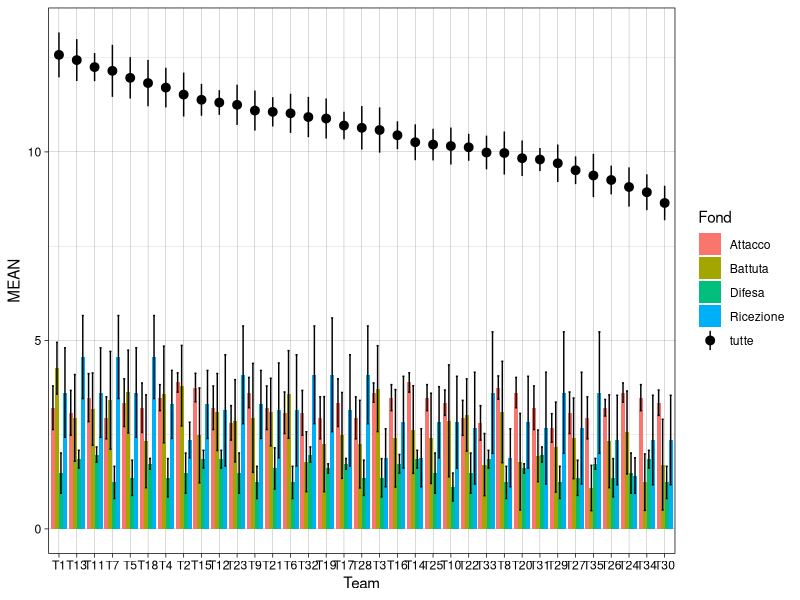

The R source for this figure: (Note: this script raises an error after producing the figure.)
library(gtools) # for combinations
library(tidyverse)

# Player data
players <- read_csv("data/fond_score_calculation.csv") |> 
  rename("Nome" = player_name,
         "Ricezione" = Reception_score,
         "Battuta" = Serve_score,
         "Attacco" = Attack_score,
         "Difesa" = Dig_score)

# Filter for the current match
players <- players |> 
  filter(grepl("Beretta|LaMonaca|Gillone|Chimineti|Panetto|Gerace|Budau|Fragonas|Celeste", Nome))

# Weights
weights <- c(Ricezione = 2, Battuta = 2, Attacco = 1.5, Difesa = 1.5)

# Apply weights
for (skill in names(weights)) {
  players[[skill]] <- players[[skill]] * weights[skill]
}

# Exclude SharonB and Adele for combination purposes
other_players <- players[!players$Nome %in% c("Sharon Beretta", "Margherita Panetto"), ] |> 
  mutate(players = row_number())

# Get all combinations of 4 players (since Isabella and Adele are fixed)
combinations_of_six <- combinations(nrow(other_players), 4)


tmp2 <- NULL
for(i in 1:nrow(combinations_of_six)){
  tmp <- other_players |> 
    filter(players %in% combinations_of_six[i,]) |> 
    mutate(Team = paste0("T", i)) |> 
    select(-players) |> 
    pivot_longer(cols = c("Ricezione", "Battuta", "Attacco", "Difesa"),
                 names_to = "Fond",
                 values_to = "Score") 
  tmp0 <- tmp |> 
    select(Nome, Team) |> 
    distinct() |> 
    group_by(Team) |> 
    summarise(Atlete = paste0(Nome, collapse = ", ")) 
  
  tmp1 <- tmp |> 
    summarise(MEAN = mean(Score),
              SE = sd(Score)/sqrt(n()),
              MEDIAN = median(Score),
              .by = c(Team, Fond)) |> 
    left_join(tmp0) |> 
    mutate(TOT = sum(MEAN),
           TOT_SE = sd(MEAN)/sqrt(n())) |> 
    relocate(TOT, TOT_SE, .before = Atlete)
  
  tmp2 <- tmp2 |> 
    rbind(tmp1)
}

tmp2 |> 
  arrange(desc(TOT)) |> 
  print(n=30)


tmp2 |> 
  group_by(Team, TOT, TOT_SE, Atlete) |> 
  nest() |> 
  arrange(desc(TOT)) |> 
  print(n = Inf) 

tmp2 |> 
  mutate(Team = factor(Team)) |>
  arrange(desc(TOT)) |>
  mutate(Team = fct_reorder(Team, desc(TOT))) |>
  # slice(1:90) |>
  # filter(Team %in% c("T1", "T35")) |>
  ggplot(aes(x = Team,
             y = MEAN,
             fill = Fond)) +
  geom_col(position = "dodge") +
  geom_errorbar(
    aes(ymin = MEAN-SE, ymax = MEAN+SE),
    position = position_dodge2(width = 0.5, padding = .5)) +
  geom_pointrange(aes(x = Team,
                    y = TOT,
                    ymin = TOT - TOT_SE,
                      ymax = TOT + TOT_SE),
                  position = position_dodge(width = .01),
                  data = tmp2 |> 
                    mutate(Team = factor(Team)) |> 
                    arrange(desc(TOT)) |> 
                    mutate(Team = fct_reorder(Team, desc(TOT)),
                           Fond = "tutte") |> 
                    select(Team, Fond, TOT, TOT_SE) |> 
                    distinct(),
                ) +
  geom_point(aes(x = Team,
                    y = TOT),
                data = tmp2 |> 
                  mutate(Team = factor(Team)) |> 
                  arrange(desc(TOT)) |> 
                  mutate(Team = fct_reorder(Team, desc(TOT)),
                         Fond = "tutte") |> 
                  select(Team, Fond, TOT, TOT_SE) |> 
                  distinct(),
  ) +
  theme_linedraw()


tmp2 |> 
  arrange(desc(TOT))
  separate_rows(Atlete) |> 
  group_by(Team, Fond, MEAN,SD, MEDIAN, TOT) |> 
  nest()




# Function to calculate team strength
team_strength <- function(combination, df) {
  team <- df[c(combination, 1, 2), 2:ncol(df)]
  return(mean(rowSums(team)))
}

# Calculate team strengths for all combinations
team_strengths <- apply(combinations_of_six, 1, function(comb) team_strength(comb, other_players))


tibble(as_tibble(combinations_of_six, .name_repair = "universal"),
       team_strengths) |> 
  rename("P3" = `...1`,
         "P4" = `...2`,
         "P5" = `...3`,
         "P6" = `...4`) |> 
  mutate(P3 = case_when(P3 == 1 ~ other_players[1,1],
                        P3 == 2 ~ other_players[2,1],
                        P3 == 3 ~ other_players[3,1],
                        P3 == 4 ~ other_players[4,1],
                        P3 == 5 ~ other_players[5,1],
                        P3 == 6 ~ other_players[6,1],
                        P3 == 7 ~ other_players[7,1]),
         P4 = case_when(P4 == 1 ~ other_players[1,1],
                        P4 == 2 ~ other_players[2,1],
                        P4 == 3 ~ other_players[3,1],
                        P4 == 4 ~ other_players[4,1],
                        P4 == 5 ~ other_players[5,1],
                        P4 == 6 ~ other_players[6,1],
                        P4 == 7 ~ other_players[7,1]),
         P5 = case_when(P5 == 1 ~ other_players[1,1],
                        P5 == 2 ~ other_players[2,1],
                        P5 == 3 ~ other_players[3,1],
                        P5 == 4 ~ other_players[4,1],
                        P5 == 5 ~ other_players[5,1],
                        P5 == 6 ~ other_players[6,1],
                        P5 == 7 ~ other_players[7,1]),
         P6 = case_when(P6 == 1 ~ other_players[1,1],
                        P6 == 2 ~ other_players[2,1],
                        P6 == 3 ~ other_players[3,1],
                        P6 == 4 ~ other_players[4,1],
                        P6 == 5 ~ other_players[5,1],
                        P6 == 6 ~ other_players[6,1],
                        P6 == 7 ~ other_players[7,1])) |> 
  arrange(desc(team_strengths))




# Find the most balanced teams
average_strength <- mean(team_strengths)
balanced_teams <- combinations_of_six[order(abs(team_strengths - average_strength)), ][1:3, ]

# Get team names
balanced_team_names <- lapply(1:3, function(i) other_players$Nome[balanced_teams[i, ]] %>% c("Isabella", "Adele"))

# Calculate team scores and standard deviation
team_scores <- sapply(balanced_teams, function(team) sum(players[c(team, 1, 2), 2:ncol(players)]))
std_deviation <- sd(team_scores)

list(balanced_team_names = balanced_team_names, team_scores = team_scores, std_deviation = std_deviation)
